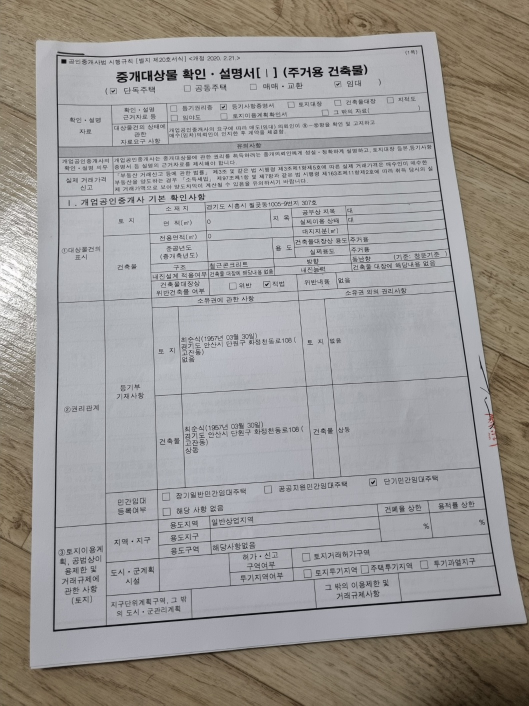
#> input picture paper.jpg, 1058 x 1411 px (shown at 1/2 size)
$ python document-conversion.py
#> lines starting #> are read from the running program, lines starting #| are printed output that depends on the picture; after the words box and inside, x2 and y2 are one past the last pixel; in counts of white or black regions, pixels touching at a corner belong together
import cv2
import numpy as np
import pandas as pd
import matplotlib.pyplot as plt
import os
try:
    from PIL import Image
except ImportError:
    import Image
import pytesseract
import sys

def printsave(*a):
    file = open('d:\\document.txt','a')
    print(*a)
    print(*a, file=file)
    file.close()

pytesseract.pytesseract.tesseract_cmd = r'C:\Program Files\Tesseract-OCR\tesseract'

img = cv2.imread('paper.jpg')
#> img is the input picture: shape (1411, 1058, 3); mean B, G, R 150.9, 152.9, 155.8
draw = img.copy()

gray = cv2.cvtColor(img, cv2.COLOR_BGR2GRAY)
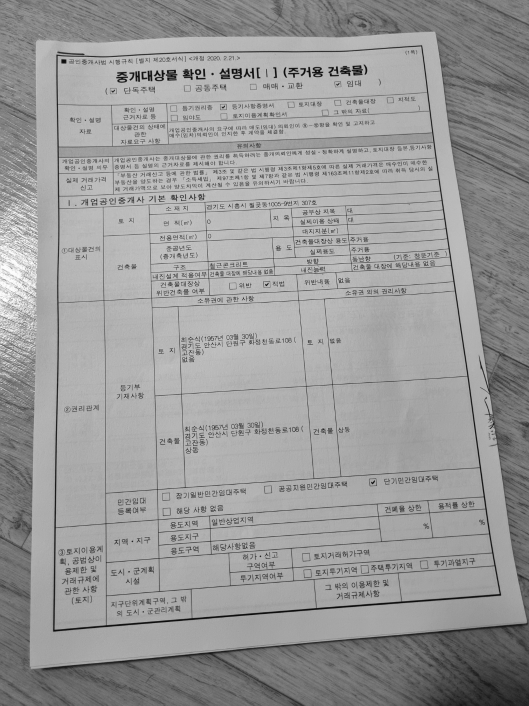
#> gray: shape (1411, 1058) (shown at 1/2 size); min 3, max 255, mean 153.5
blur = cv2.GaussianBlur(gray,(3,3),0)
canny = cv2.Canny(gray,75,200)
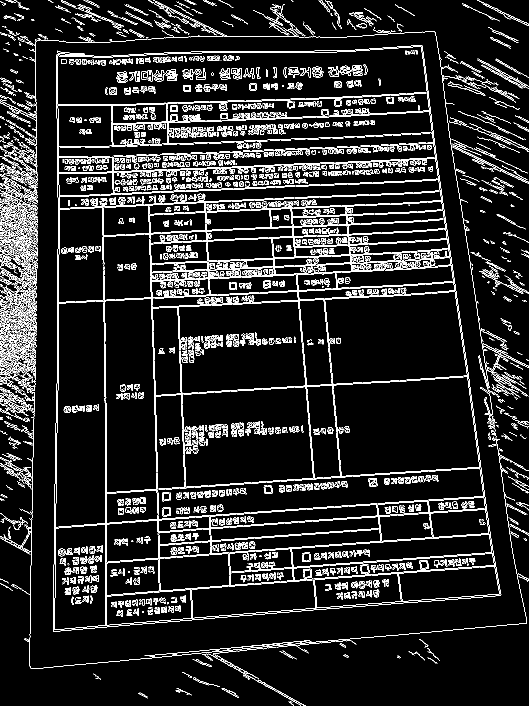
#> canny: shape (1411, 1058) (shown at 1/2 size); 9.2% white in thin lines or dots
#cv2.imshow('scan',canny)
#cv2.waitKey(0)

cnts, _ = cv2.findContours(canny.copy(), cv2.RETR_EXTERNAL, cv2.CHAIN_APPROX_SIMPLE)
#> cnts = 823 contours, 693 with area under 20; largest, box (x1, y1, x2, y2) and area: (106, 90, 1003, 1264) 910906, (0, 379, 76, 490) 1318, (0, 482, 76, 548) 637, (12, 672, 73, 730) 430, (0, 566, 73, 619) 346

print(len(cnts))
#| 823
cv2.drawContours(draw, cnts, -1, (0,255), 0)
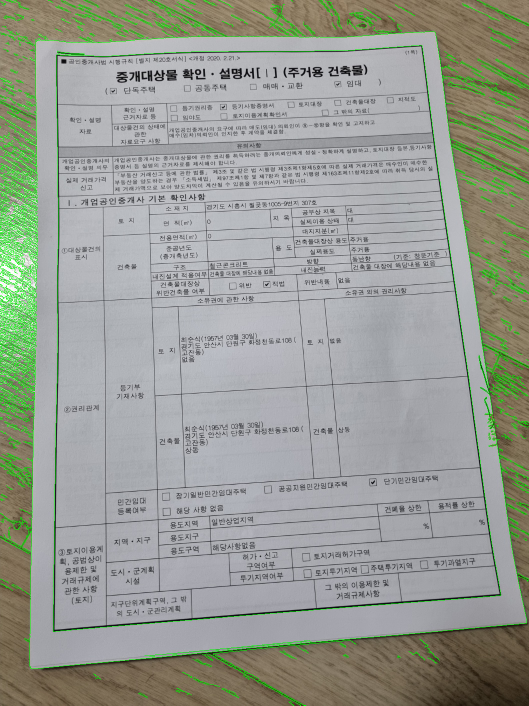
#> draw: shape (1411, 1058, 3) (shown at 1/2 size); 2.69% of pixels changed, all inside (x1, y1, x2, y2) = (0, 0, 1058, 1411)
#cv2.imshow('scan', draw)
#cv2.waitKey(0)

cnts = sorted(cnts, key = cv2.contourArea, reverse= True)[:5]
#> cnts = 5 contours; box (x1, y1, x2, y2) and area: (106, 90, 1003, 1264) 910906, (0, 379, 76, 490) 1318, (0, 482, 76, 548) 637, (12, 672, 73, 730) 430, (0, 566, 73, 619) 346
for c in cnts:
    peri = cv2.arcLength(c,True)
    verticles = cv2.approxPolyDP(c,0.02*peri,True)
    if len(verticles) == 4:
        break
#> this loop made 1 pass
#> (peri, verticles) on pass 1: (3994.3, [[844, 91], [112, 110], [106, 1263], [1001, 1191]])
pts = verticles.reshape(4, 2)
#> pts = [[844, 91], [112, 110], [106, 1263], [1001, 1191]]
for x, y in pts:
    cv2.circle(draw, (x,y) , 10 , (0,255,0), -1)
#> this loop made 4 passes
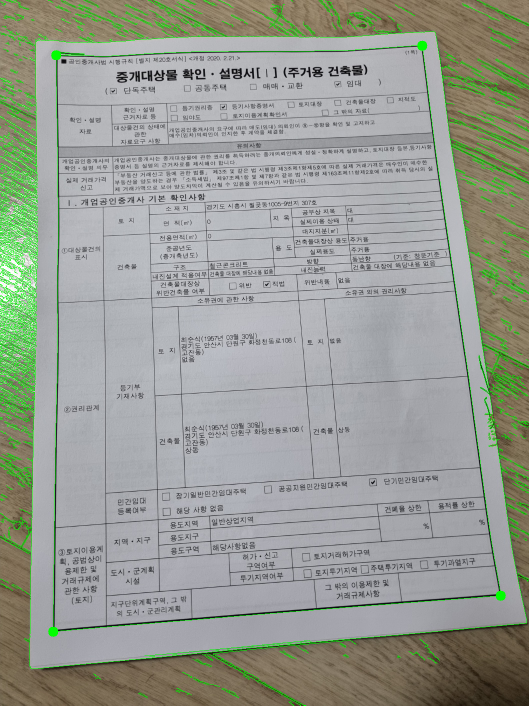
#> draw: shape (1411, 1058, 3) (shown at 1/2 size); 0.08% of pixels changed, all inside (x1, y1, x2, y2) = (96, 81, 1012, 1274)

#cv2.imshow('scan', draw)
#cv2.waitKey(0)
merged = np.hstack((img, draw))
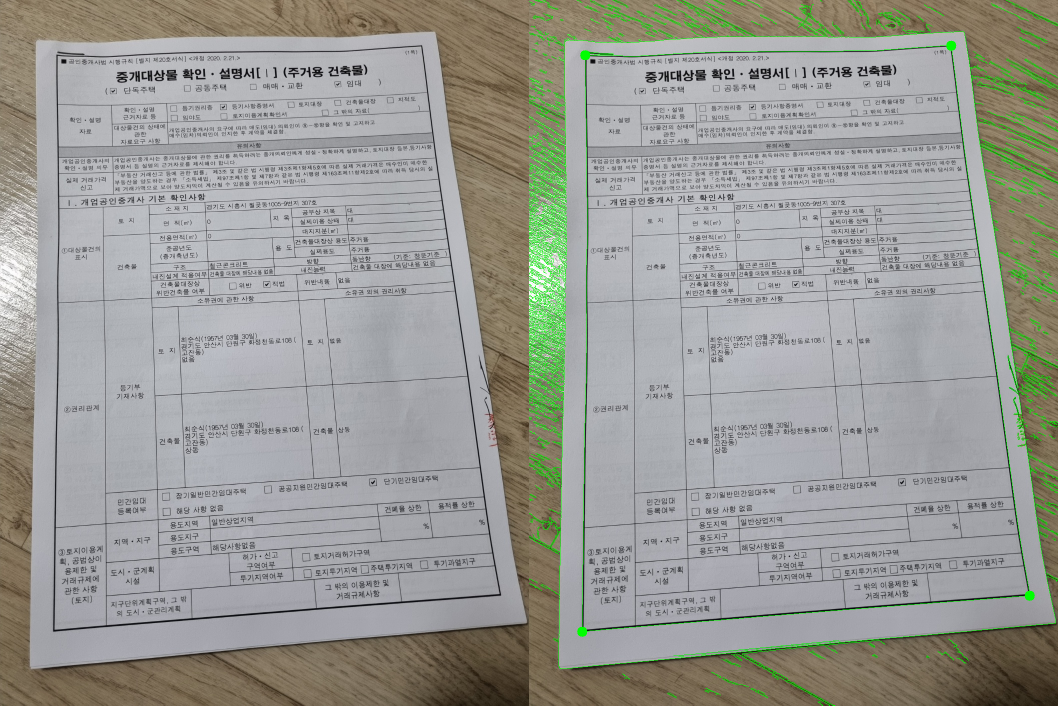
#> merged: shape (1411, 2116, 3) (shown at 1/2 size); mean B, G, R 149.3, 154.6, 153.9

sm = pts.sum(axis = 1)
#> sm = [935, 222, 1369, 2192]
diff = np.diff(pts,axis = 1)
#> diff = [-753, -2, 1157, 190]

topleft = pts[np.argmin(sm)]
#> topleft = [112, 110]
bottomright = pts[np.argmax(sm)]
#> bottomright = [1001, 1191]
topright = pts[np.argmin(diff)]
#> topright = [844, 91]
bottomleft = pts[np.argmax(diff)]
#> bottomleft = [106, 1263]

pts1 = np.float32([topleft, topright, bottomright, bottomleft])
#> pts1 = [[112, 110], [844, 91], [1001, 1191], [106, 1263]]

w1 = abs(bottomright[0]-bottomleft[0])
#> w1 = 895
w2 = abs(topright[0] - topleft[0])
#> w2 = 732
h1 = abs(topright[1] - bottomright[1])
#> h1 = 1100
h2 = abs(topleft[1]-bottomleft[1])
#> h2 = 1153
width = max([w1,w2])
#> width = 895
height = max([h1,h2])
#> height = 1153

pts2 = np.float32([[0,0],[width-1,0], [width-1, height-1], [0,height-1]])
#> pts2 = [[0, 0], [894, 0], [894, 1152], [0, 1152]]

mat = cv2.getPerspectiveTransform(pts1, pts2)
#> mat = [[1.2, 0.00625, -135.1], [0.0325, 1.25, -141.5], [-4.28e-05, 0.000205, 1]]
result = cv2.warpPerspective(img, mat, (width,height))
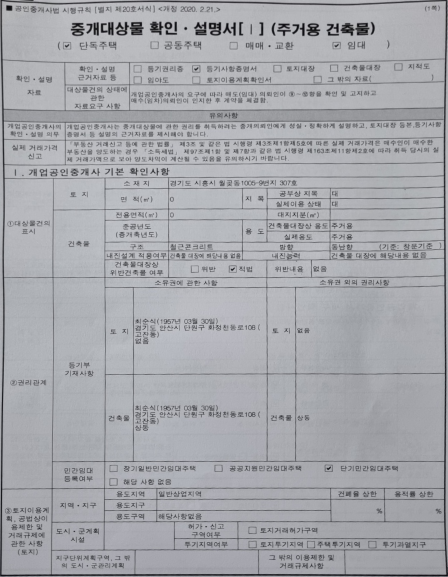
#> result: shape (1153, 895, 3) (shown at 1/2 size); mean B, G, R 172, 167.1, 165.7
cv2.imshow('scan', result)
cv2.waitKey(0)
cv2.destroyAllWindows()

gray = cv2.cvtColor(result, cv2.COLOR_BGR2GRAY)
#> gray: shape (1153, 895)

thresh = cv2.adaptiveThreshold(gray, 255, cv2.ADAPTIVE_THRESH_GAUSSIAN_C, cv2.THRESH_BINARY, 9, 5)
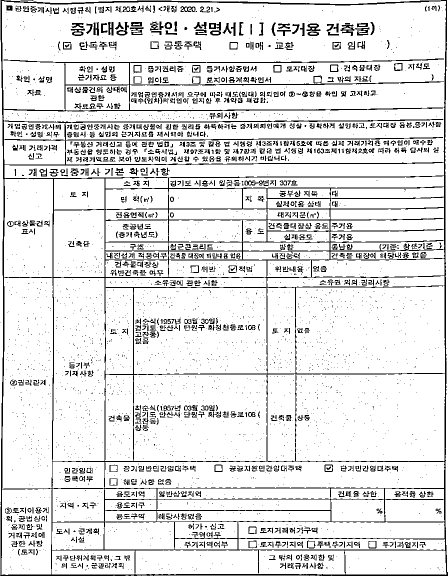
#> thresh: shape (1153, 895) (shown at 1/2 size); 88.4% white; black in thin lines or dots

cv2.imshow('scan', thresh)
cv2.waitKey(0)
cv2.destroyAllWindows()

printsave(pytesseract.image_to_string(thresh, lang='kor'))
#> (this line was passed over: pytesseract is not available in this run)
